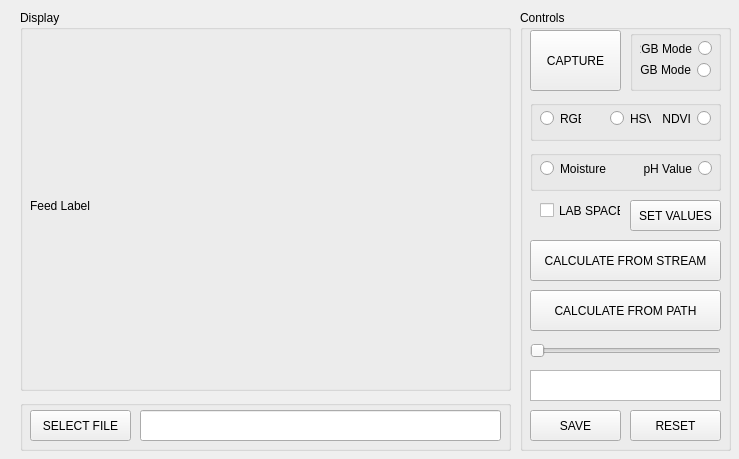
<?xml version="1.0" encoding="UTF-8"?>
<ui version="4.0">
 <class>MainWindow_PREDICTORindicator</class>
 <widget class="QMainWindow" name="MainWindow_PREDICTORindicator">
  <property name="geometry">
   <rect>
    <x>0</x>
    <y>0</y>
    <width>739</width>
    <height>459</height>
   </rect>
  </property>
  <property name="windowTitle">
   <string>MainWindow</string>
  </property>
  <widget class="QWidget" name="centralwidget">
   <widget class="QGroupBox" name="groupBox_3">
    <property name="geometry">
     <rect>
      <x>20</x>
      <y>400</y>
      <width>491</width>
      <height>51</height>
     </rect>
    </property>
    <property name="title">
     <string/>
    </property>
    <widget class="QLineEdit" name="lineEdit_FILEpath">
     <property name="geometry">
      <rect>
       <x>120</x>
       <y>10</y>
       <width>361</width>
       <height>31</height>
      </rect>
     </property>
    </widget>
    <widget class="QPushButton" name="pushButton_SELECT">
     <property name="geometry">
      <rect>
       <x>10</x>
       <y>10</y>
       <width>101</width>
       <height>31</height>
      </rect>
     </property>
     <property name="text">
      <string>SELECT FILE</string>
     </property>
    </widget>
   </widget>
   <widget class="QGroupBox" name="groupBox_2">
    <property name="geometry">
     <rect>
      <x>520</x>
      <y>10</y>
      <width>211</width>
      <height>441</height>
     </rect>
    </property>
    <property name="title">
     <string>Controls</string>
    </property>
    <widget class="QTextBrowser" name="textBrowser_OUTPUT">
     <property name="geometry">
      <rect>
       <x>10</x>
       <y>360</y>
       <width>191</width>
       <height>31</height>
      </rect>
     </property>
    </widget>
    <widget class="QPushButton" name="pushButton_CALCULATEfromStream">
     <property name="geometry">
      <rect>
       <x>10</x>
       <y>230</y>
       <width>191</width>
       <height>41</height>
      </rect>
     </property>
     <property name="text">
      <string>CALCULATE FROM STREAM</string>
     </property>
    </widget>
    <widget class="QPushButton" name="pushButton_SAVE">
     <property name="geometry">
      <rect>
       <x>10</x>
       <y>400</y>
       <width>91</width>
       <height>31</height>
      </rect>
     </property>
     <property name="text">
      <string>SAVE</string>
     </property>
    </widget>
    <widget class="QPushButton" name="pushButton_CAPTURE">
     <property name="geometry">
      <rect>
       <x>10</x>
       <y>20</y>
       <width>91</width>
       <height>61</height>
      </rect>
     </property>
     <property name="text">
      <string>CAPTURE</string>
     </property>
    </widget>
    <widget class="QPushButton" name="pushButton_RESET">
     <property name="geometry">
      <rect>
       <x>110</x>
       <y>400</y>
       <width>91</width>
       <height>31</height>
      </rect>
     </property>
     <property name="text">
      <string>RESET</string>
     </property>
    </widget>
    <widget class="QPushButton" name="pushButton_CALCULATEfromPath">
     <property name="geometry">
      <rect>
       <x>10</x>
       <y>280</y>
       <width>191</width>
       <height>41</height>
      </rect>
     </property>
     <property name="text">
      <string>CALCULATE FROM PATH</string>
     </property>
    </widget>
    <widget class="QGroupBox" name="groupBox_4">
     <property name="geometry">
      <rect>
       <x>110</x>
       <y>20</y>
       <width>91</width>
       <height>61</height>
      </rect>
     </property>
     <property name="title">
      <string/>
     </property>
     <widget class="QRadioButton" name="radio_NGB">
      <property name="geometry">
       <rect>
        <x>10</x>
        <y>30</y>
        <width>71</width>
        <height>20</height>
       </rect>
      </property>
      <property name="layoutDirection">
       <enum>Qt::RightToLeft</enum>
      </property>
      <property name="text">
       <string>NGB Mode</string>
      </property>
     </widget>
     <widget class="QRadioButton" name="radio_RGB">
      <property name="geometry">
       <rect>
        <x>10</x>
        <y>10</y>
        <width>72</width>
        <height>17</height>
       </rect>
      </property>
      <property name="layoutDirection">
       <enum>Qt::RightToLeft</enum>
      </property>
      <property name="text">
       <string>RGB Mode</string>
      </property>
     </widget>
    </widget>
    <widget class="QGroupBox" name="groupBox_5">
     <property name="geometry">
      <rect>
       <x>10</x>
       <y>90</y>
       <width>191</width>
       <height>41</height>
      </rect>
     </property>
     <property name="title">
      <string/>
     </property>
     <property name="alignment">
      <set>Qt::AlignCenter</set>
     </property>
     <widget class="QRadioButton" name="radioButton_RGB">
      <property name="geometry">
       <rect>
        <x>10</x>
        <y>10</y>
        <width>41</width>
        <height>17</height>
       </rect>
      </property>
      <property name="text">
       <string>RGB</string>
      </property>
     </widget>
     <widget class="QRadioButton" name="radioButton_HSV">
      <property name="geometry">
       <rect>
        <x>80</x>
        <y>10</y>
        <width>41</width>
        <height>17</height>
       </rect>
      </property>
      <property name="text">
       <string>HSV</string>
      </property>
     </widget>
     <widget class="QRadioButton" name="radioButton_NDVI">
      <property name="geometry">
       <rect>
        <x>130</x>
        <y>10</y>
        <width>51</width>
        <height>17</height>
       </rect>
      </property>
      <property name="layoutDirection">
       <enum>Qt::RightToLeft</enum>
      </property>
      <property name="text">
       <string>NDVI</string>
      </property>
     </widget>
    </widget>
    <widget class="QPushButton" name="pushButton_SET">
     <property name="geometry">
      <rect>
       <x>110</x>
       <y>190</y>
       <width>91</width>
       <height>31</height>
      </rect>
     </property>
     <property name="text">
      <string>SET VALUES</string>
     </property>
    </widget>
    <widget class="QGroupBox" name="groupBox_6">
     <property name="geometry">
      <rect>
       <x>10</x>
       <y>140</y>
       <width>191</width>
       <height>41</height>
      </rect>
     </property>
     <property name="title">
      <string/>
     </property>
     <property name="alignment">
      <set>Qt::AlignCenter</set>
     </property>
     <widget class="QRadioButton" name="radio_MOISTURE">
      <property name="geometry">
       <rect>
        <x>10</x>
        <y>10</y>
        <width>72</width>
        <height>17</height>
       </rect>
      </property>
      <property name="layoutDirection">
       <enum>Qt::LeftToRight</enum>
      </property>
      <property name="text">
       <string>Moisture</string>
      </property>
     </widget>
     <widget class="QRadioButton" name="radio_PHVALUE">
      <property name="geometry">
       <rect>
        <x>110</x>
        <y>10</y>
        <width>72</width>
        <height>17</height>
       </rect>
      </property>
      <property name="layoutDirection">
       <enum>Qt::RightToLeft</enum>
      </property>
      <property name="text">
       <string>pH Value</string>
      </property>
     </widget>
    </widget>
    <widget class="QCheckBox" name="checkBox_LAB">
     <property name="geometry">
      <rect>
       <x>20</x>
       <y>190</y>
       <width>81</width>
       <height>21</height>
      </rect>
     </property>
     <property name="text">
      <string>LAB SPACE</string>
     </property>
    </widget>
    <widget class="QSlider" name="horizontalSlider_RELATIVESCALE">
     <property name="geometry">
      <rect>
       <x>10</x>
       <y>330</y>
       <width>191</width>
       <height>22</height>
      </rect>
     </property>
     <property name="orientation">
      <enum>Qt::Horizontal</enum>
     </property>
    </widget>
   </widget>
   <widget class="QGroupBox" name="groupBox">
    <property name="geometry">
     <rect>
      <x>20</x>
      <y>10</y>
      <width>491</width>
      <height>381</height>
     </rect>
    </property>
    <property name="title">
     <string>Display</string>
    </property>
    <widget class="QLabel" name="label_FEEDLABEL">
     <property name="geometry">
      <rect>
       <x>10</x>
       <y>20</y>
       <width>471</width>
       <height>351</height>
      </rect>
     </property>
     <property name="text">
      <string>Feed Label</string>
     </property>
    </widget>
   </widget>
  </widget>
 </widget>
 <resources/>
 <connections/>
</ui>
